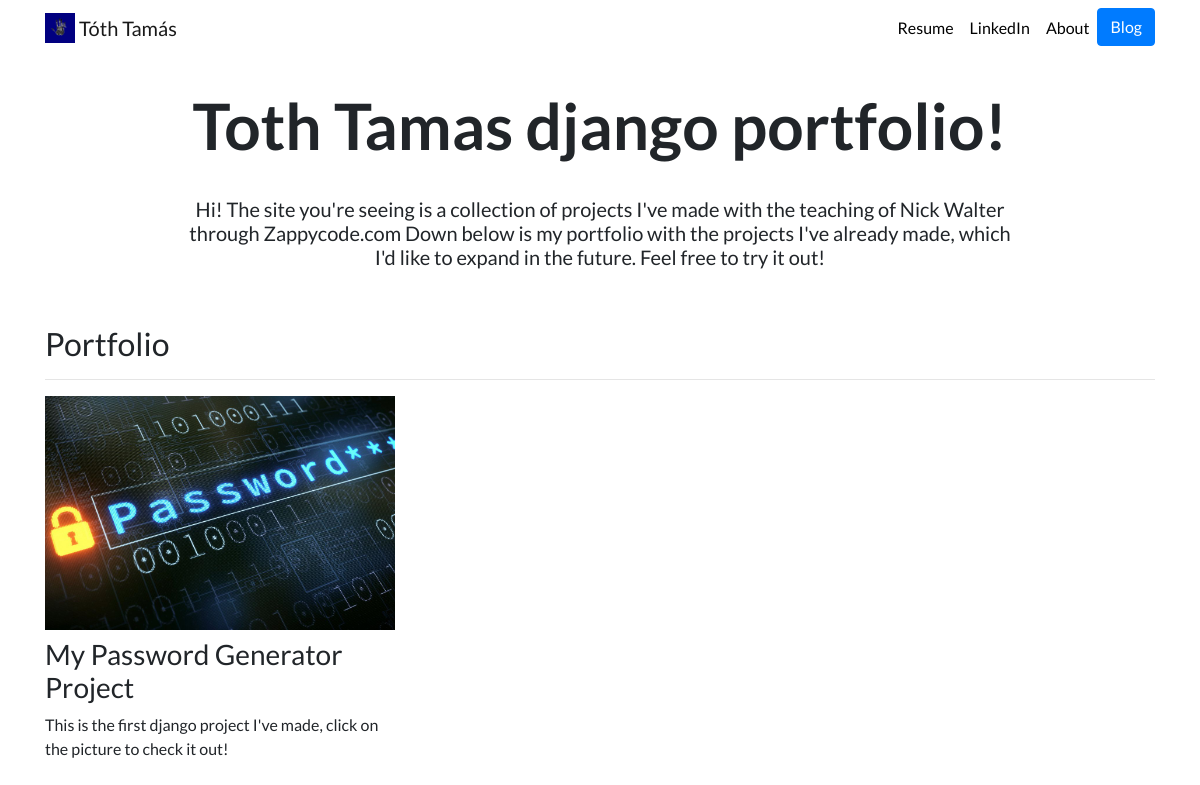
Before: / with the older database file.
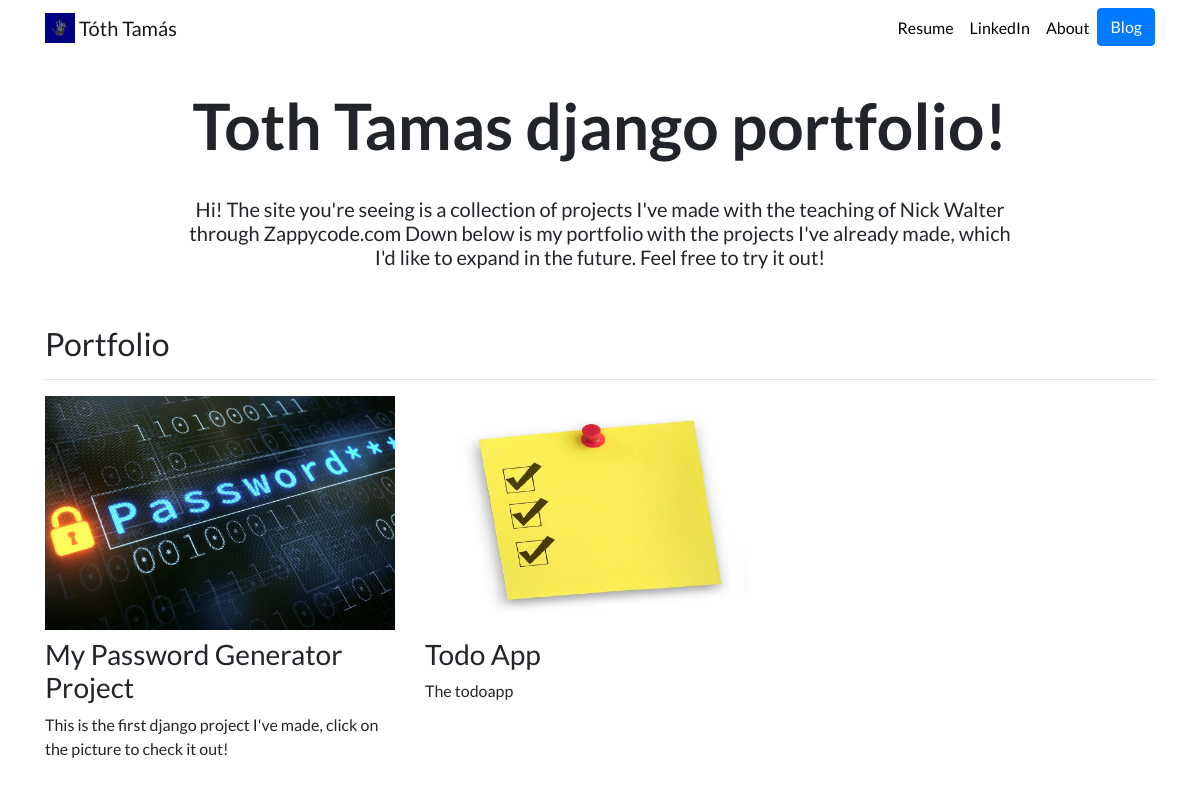
After: the same page with the newer database file.
### portfolio/models.py (models this page shows, shortened)
class Project(models.Model):
    title = models.CharField(max_length=100)
    description = models.CharField(max_length=250)
    image = models.ImageField(upload_to='portfolio/images/')
    url = models.URLField(blank=True)

### portfolio/views.py (the view)
# urls.py: 2. Add a URL to urlpatterns:  path('', views.home, name='home')
def home(request):
    projects = Project.objects.all()
    return render(request, 'portfolio/home.html', {'projects':projects})

### portfolio/templates/portfolio/home.html (shortened to what this page needs)
{% extends "portfolio/base.html" %}
{% load static %}
{% block content %}
<div class="row justify-content-center mb-3">
  <div class="col-md-9 text-center">
    <h1 id="hometext" class="font-weight-bold">Toth Tamas django portfolio!</h1>
    <div>
    <br>
    <h5>
         Hi! The site you're seeing is a collection of projects I've made with the teaching of Nick Walter through Zappycode.com
         Down below is my portfolio with the projects I've already made, which I'd like to expand in the future. Feel free to try it out!
    </h5>
    </div>
    </div>
</div>
<h2 class="mt-5">Portfolio</h2>
<hr>
<div class="row">
  {% for project in projects %}
  <div class="col-lg-4 col-md-6">
    {% if project.url %}
    <a href="{{ project.url }}">
      <img src="{{ project.image.url }}" class="img-fluid mb-2">
    </a>
    {% else %}
    <img src="{{ project.image.url }}" class="img-fluid mb-2">
    {% endif %}
    <h3>{{ project.title }}</h3>
    <p>{{ project.description }}</p>
  </div>
  {% endfor %}
</div>
{% endblock %}

### portfolio/templates/portfolio/base.html (shortened to what this page needs)
{% load static %}
<!doctype html>
<html lang="en">
<head>
  <link rel="stylesheet" href="https://stackpath.bootstrapcdn.com/bootstrap/4.4.1/css/bootstrap.min.css">
  <link rel="stylesheet" href="{% static "portfolio/custom.css" %}">
</head>
<body>
  <nav id="topNav" class="navbar navbar-expand-md navbar-light">
    <div class="container">
      <a class="navbar-brand" href="{% url 'home' %}">
        <img src="{% static "portfolio/Logo.png" %}" width="30" height="30" class="d-inline-block align-top" alt="Tomi's Logo">
        <span>Tóth Tamás</span>
      </a>
      <div class="collapse navbar-collapse text-center" id="navbarNav">
        <ul class="navbar-nav ml-auto">
          <li class="nav-item">
            <a class="nav-link" href="{% static "portfolio/resume.pdf" %}">Resume</a>
          </li>
          <li class="nav-item">
            <a class="nav-link" href="https://www.linkedin.com/in/tóth-tamás-408b86184/" target="_blank">LinkedIn</a>
          </li>
          <li class="nav-item">
            <a class="nav-link" href="{% url 'about' %}" target="_blank">About</a>
          </li>
          <li>
            <a role="button" href="{% url 'blog:all_blogs' %}" class="btn btn-primary">Blog</a>
          </li>
        </ul>
      </div>
    </div>
  </nav>
  <div class="container">
    {% block content %}{% endblock %}
  </div>
</body>
</html>

### portfolio/static/portfolio/custom.css (style rules this page uses)
.navbar-nav .nav-link { color: rgba(0,0,0,1) !important; }
body { font-family: 'Lato', sans-serif; }
@media (min-width: 992px) { #hometext { font-size: 4rem; } }

Changed rows visible on the page:
added Project: image (picture), title "Todo App", description "The todoapp"
